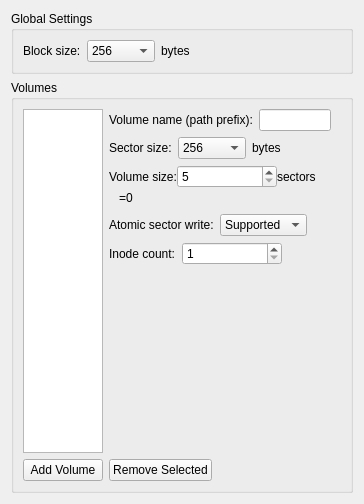
          <widget class="QWidget" name="scrollAreaWidgetContents_2">
           <property name="geometry">
            <rect>
             <x>0</x>
             <y>0</y>
             <width>364</width>
             <height>504</height>
            </rect>
           </property>
           <layout class="QVBoxLayout" name="verticalLayout_14">
            <item>
             <widget class="QGroupBox" name="gbBlockSize">
              <property name="title">
               <string>Global Settings</string>
              </property>
              <layout class="QVBoxLayout" name="verticalLayout_17">
               <item>
                <layout class="QHBoxLayout" name="hlayBlockSize">
                 <item>
                  <widget class="QLabel" name="label_15">
                   <property name="text">
                    <string>Block size:</string>
                   </property>
                  </widget>
                 </item>
                 <item>
                  <widget class="QComboBox" name="cmbBlockSize">
                   <item>
                    <property name="text">
                     <string>256</string>
                    </property>
                   </item>
                   <item>
                    <property name="text">
                     <string>512</string>
                    </property>
                   </item>
                   <item>
                    <property name="text">
                     <string>1,024</string>
                    </property>
                   </item>
                   <item>
                    <property name="text">
                     <string>2,048</string>
                    </property>
                   </item>
                   <item>
                    <property name="text">
                     <string>4,096</string>
                    </property>
                   </item>
                   <item>
                    <property name="text">
                     <string>8,192</string>
                    </property>
                   </item>
                   <item>
                    <property name="text">
                     <string>16,384</string>
                    </property>
                   </item>
                   <item>
                    <property name="text">
                     <string>32,768</string>
                    </property>
                   </item>
                   <item>
                    <property name="text">
                     <string>65,536</string>
                    </property>
                   </item>
                  </widget>
                 </item>
                 <item>
                  <widget class="QLabel" name="label_16">
                   <property name="text">
                    <string>bytes</string>
                   </property>
                  </widget>
                 </item>
                 <item>
                  <spacer name="horizontalSpacer_10">
                   <property name="orientation">
                    <enum>Qt::Horizontal</enum>
                   </property>
                   <property name="sizeHint" stdset="0">
                    <size>
                     <width>40</width>
                     <height>20</height>
                    </size>
                   </property>
                  </spacer>
                 </item>
                 <item>
                  <widget class="WarningBtn" name="wbtnBlockSize" native="true">
                   <property name="sizePolicy">
                    <sizepolicy hsizetype="Fixed" vsizetype="Ignored">
                     <horstretch>0</horstretch>
                     <verstretch>0</verstretch>
                    </sizepolicy>
                   </property>
                   <property name="minimumSize">
                    <size>
                     <width>0</width>
                     <height>0</height>
                    </size>
                   </property>
                   <property name="maximumSize">
                    <size>
                     <width>18</width>
                     <height>16777215</height>
                    </size>
                   </property>
                  </widget>
                 </item>
                </layout>
               </item>
              </layout>
             </widget>
            </item>
            <item>
             <widget class="QGroupBox" name="gbVolumes">
              <property name="title">
               <string>Volumes</string>
              </property>
              <layout class="QVBoxLayout" name="verticalLayout_18">
               <item>
                <layout class="QHBoxLayout" name="horizontalLayout_10">
                 <item>
                  <widget class="QListWidget" name="listVolumes">
                   <property name="sizePolicy">
                    <sizepolicy hsizetype="Fixed" vsizetype="Expanding">
                     <horstretch>0</horstretch>
                     <verstretch>0</verstretch>
                    </sizepolicy>
                   </property>
                   <property name="minimumSize">
                    <size>
                     <width>80</width>
                     <height>0</height>
                    </size>
                   </property>
                   <property name="maximumSize">
                    <size>
                     <width>140</width>
                     <height>16777215</height>
                    </size>
                   </property>
                  </widget>
                 </item>
                 <item>
                  <layout class="QVBoxLayout" name="verticalLayout_15">
                   <item>
                    <layout class="QHBoxLayout" name="hlayPathPrefix">
                     <item>
                      <widget class="QLabel" name="label_8">
                       <property name="text">
                        <string>Volume name (path prefix):</string>
                       </property>
                      </widget>
                     </item>
                     <item>
                      <widget class="QLineEdit" name="lePathPrefix"/>
                     </item>
                     <item>
                      <spacer name="horizontalSpacer_6">
                       <property name="orientation">
                        <enum>Qt::Horizontal</enum>
                       </property>
                       <property name="sizeHint" stdset="0">
                        <size>
                         <width>40</width>
                         <height>20</height>
                        </size>
                       </property>
                      </spacer>
                     </item>
                     <item>
                      <widget class="WarningBtn" name="wbtnPathPrefix" native="true">
                       <property name="sizePolicy">
                        <sizepolicy hsizetype="Fixed" vsizetype="Ignored">
                         <horstretch>0</horstretch>
                         <verstretch>0</verstretch>
                        </sizepolicy>
                       </property>
                       <property name="minimumSize">
                        <size>
                         <width>0</width>
                         <height>0</height>
                        </size>
                       </property>
                       <property name="maximumSize">
                        <size>
                         <width>18</width>
                         <height>16777215</height>
                        </size>
                       </property>
                      </widget>
                     </item>
                    </layout>
                   </item>
                   <item>
                    <layout class="QHBoxLayout" name="hlaySectorSize">
                     <item>
                      <widget class="QLabel" name="label_17">
                       <property name="text">
                        <string>Sector size:</string>
                       </property>
                      </widget>
                     </item>
                     <item>
                      <widget class="QComboBox" name="cmbSectorSize">
                       <item>
                        <property name="text">
                         <string>256</string>
                        </property>
                       </item>
                       <item>
                        <property name="text">
                         <string>512</string>
                        </property>
                       </item>
                       <item>
                        <property name="text">
                         <string>1,024</string>
                        </property>
                       </item>
                       <item>
                        <property name="text">
                         <string>2,048</string>
                        </property>
                       </item>
                       <item>
                        <property name="text">
                         <string>4,096</string>
                        </property>
                       </item>
                       <item>
                        <property name="text">
                         <string>8,192</string>
                        </property>
                       </item>
                       <item>
                        <property name="text">
                         <string>16,384</string>
                        </property>
                       </item>
                       <item>
                        <property name="text">
                         <string>32,768</string>
                        </property>
                       </item>
                       <item>
                        <property name="text">
                         <string>65,536</string>
                        </property>
                       </item>
                      </widget>
                     </item>
                     <item>
                      <widget class="QLabel" name="label_18">
                       <property name="text">
                        <string>bytes</string>
                       </property>
                      </widget>
                     </item>
                     <item>
                      <spacer name="horizontalSpacer_11">
                       <property name="orientation">
                        <enum>Qt::Horizontal</enum>
                       </property>
                       <property name="sizeHint" stdset="0">
                        <size>
                         <width>40</width>
                         <height>20</height>
                        </size>
                       </property>
                      </spacer>
                     </item>
                     <item>
                      <widget class="WarningBtn" name="wbtnSectorSize" native="true">
                       <property name="sizePolicy">
                        <sizepolicy hsizetype="Fixed" vsizetype="Ignored">
                         <horstretch>0</horstretch>
                         <verstretch>0</verstretch>
                        </sizepolicy>
                       </property>
                       <property name="minimumSize">
                        <size>
                         <width>0</width>
                         <height>0</height>
                        </size>
                       </property>
                       <property name="maximumSize">
                        <size>
                         <width>18</width>
                         <height>16777215</height>
                        </size>
                       </property>
                      </widget>
                     </item>
                    </layout>
                   </item>
                   <item>
                    <layout class="QVBoxLayout" name="vlayVolSize">
                     <property name="spacing">
                      <number>0</number>
                     </property>
                     <item>
                      <layout class="QHBoxLayout" name="horizontalLayout_12">
                       <item>
                        <widget class="QLabel" name="label_9">
                         <property name="text">
                          <string>Volume size:</string>
                         </property>
                        </widget>
                       </item>
                       <item>
                        <widget class="QSpinBox" name="sbVolSize">
                         <property name="sizePolicy">
                          <sizepolicy hsizetype="Fixed" vsizetype="Fixed">
                           <horstretch>1</horstretch>
                           <verstretch>0</verstretch>
                          </sizepolicy>
                         </property>
                         <property name="minimumSize">
                          <size>
                           <width>100</width>
                           <height>0</height>
                          </size>
                         </property>
                         <property name="minimum">
                          <number>5</number>
                         </property>
                         <property name="maximum">
                          <number>2147483647</number>
                         </property>
                        </widget>
                       </item>
                       <item>
                        <widget class="QLabel" name="label_10">
                         <property name="text">
                          <string>sectors</string>
                         </property>
                        </widget>
                       </item>
                       <item>
                        <spacer name="horizontalSpacer_5">
                         <property name="orientation">
                          <enum>Qt::Horizontal</enum>
                         </property>
                         <property name="sizeHint" stdset="0">
                          <size>
                           <width>40</width>
                           <height>20</height>
                          </size>
                         </property>
                        </spacer>
                       </item>
                       <item>
                        <widget class="WarningBtn" name="wbtnVolSize" native="true">
                         <property name="sizePolicy">
                          <sizepolicy hsizetype="Fixed" vsizetype="Ignored">
                           <horstretch>0</horstretch>
                           <verstretch>0</verstretch>
                          </sizepolicy>
                         </property>
                         <property name="minimumSize">
                          <size>
                           <width>0</width>
                           <height>0</height>
                          </size>
                         </property>
                         <property name="maximumSize">
                          <size>
                           <width>18</width>
                           <height>16777215</height>
                          </size>
                         </property>
                        </widget>
                       </item>
                      </layout>
                     </item>
                     <item>
                      <layout class="QHBoxLayout" name="horizontalLayout_13">
                       <item>
                        <spacer name="horizontalSpacer_8">
                         <property name="orientation">
                          <enum>Qt::Horizontal</enum>
                         </property>
                         <property name="sizeType">
                          <enum>QSizePolicy::Fixed</enum>
                         </property>
                         <property name="sizeHint" stdset="0">
                          <size>
                           <width>10</width>
                           <height>20</height>
                          </size>
                         </property>
                        </spacer>
                       </item>
                       <item>
                        <widget class="QLabel" name="label_11">
                         <property name="text">
                          <string>=</string>
                         </property>
                        </widget>
                       </item>
                       <item>
                        <widget class="QLabel" name="labelVolSizeBytes">
                         <property name="text">
                          <string>0</string>
                         </property>
                        </widget>
                       </item>
                       <item>
                        <spacer name="horizontalSpacer_7">
                         <property name="orientation">
                          <enum>Qt::Horizontal</enum>
                         </property>
                         <property name="sizeHint" stdset="0">
                          <size>
                           <width>40</width>
                           <height>20</height>
                          </size>
                         </property>
                        </spacer>
                       </item>
                      </layout>
                     </item>
                    </layout>
                   </item>
                   <item>
                    <layout class="QHBoxLayout" name="hlayAtomicWrite">
                     <item>
                      <widget class="QLabel" name="label_20">
                       <property name="text">
                        <string>Atomic sector write:</string>
                       </property>
                      </widget>
                     </item>
                     <item>
                      <widget class="QComboBox" name="cmbAtomicWrite">
                       <property name="minimumSize">
                        <size>
                         <width>70</width>
                         <height>0</height>
                        </size>
                       </property>
                       <item>
                        <property name="text">
                         <string>Supported</string>
                        </property>
                       </item>
                       <item>
                        <property name="text">
                         <string>Unsupported</string>
                        </property>
                       </item>
                      </widget>
                     </item>
                     <item>
                      <spacer name="horizontalSpacer_18">
                       <property name="orientation">
                        <enum>Qt::Horizontal</enum>
                       </property>
                       <property name="sizeHint" stdset="0">
                        <size>
                         <width>40</width>
                         <height>20</height>
                        </size>
                       </property>
                      </spacer>
                     </item>
                     <item>
                      <widget class="WarningBtn" name="wbtnAtomicWrite" native="true">
                       <property name="sizePolicy">
                        <sizepolicy hsizetype="Fixed" vsizetype="Ignored">
                         <horstretch>0</horstretch>
                         <verstretch>0</verstretch>
                        </sizepolicy>
                       </property>
                       <property name="minimumSize">
                        <size>
                         <width>0</width>
                         <height>0</height>
                        </size>
                       </property>
                       <property name="maximumSize">
                        <size>
                         <width>18</width>
                         <height>16777215</height>
                        </size>
                       </property>
                      </widget>
                     </item>
                    </layout>
                   </item>
                   <item>
                    <layout class="QHBoxLayout" name="hlayInodeCount">
                     <item>
                      <widget class="QLabel" name="label_14">
                       <property name="text">
                        <string>Inode count:</string>
                       </property>
                      </widget>
                     </item>
                     <item>
                      <widget class="QSpinBox" name="sbInodeCount">
                       <property name="sizePolicy">
                        <sizepolicy hsizetype="Fixed" vsizetype="Fixed">
                         <horstretch>1</horstretch>
                         <verstretch>0</verstretch>
                        </sizepolicy>
                       </property>
                       <property name="minimumSize">
                        <size>
                         <width>100</width>
                         <height>0</height>
                        </size>
                       </property>
                       <property name="minimum">
                        <number>1</number>
                       </property>
                       <property name="maximum">
                        <number>2147483647</number>
                       </property>
                      </widget>
                     </item>
                     <item>
                      <spacer name="horizontalSpacer_9">
                       <property name="orientation">
                        <enum>Qt::Horizontal</enum>
                       </property>
                       <property name="sizeHint" stdset="0">
                        <size>
                         <width>40</width>
                         <height>20</height>
                        </size>
                       </property>
                      </spacer>
                     </item>
                     <item>
                      <widget class="WarningBtn" name="wbtnInodeCount" native="true">
                       <property name="sizePolicy">
                        <sizepolicy hsizetype="Fixed" vsizetype="Ignored">
                         <horstretch>0</horstretch>
                         <verstretch>0</verstretch>
                        </sizepolicy>
                       </property>
                       <property name="minimumSize">
                        <size>
                         <width>0</width>
                         <height>0</height>
                        </size>
                       </property>
                       <property name="maximumSize">
                        <size>
                         <width>18</width>
                         <height>16777215</height>
                        </size>
                       </property>
                      </widget>
                     </item>
                    </layout>
                   </item>
                   <item>
                    <spacer name="verticalSpacer_2">
                     <property name="orientation">
                      <enum>Qt::Vertical</enum>
                     </property>
                     <property name="sizeHint" stdset="0">
                      <size>
                       <width>20</width>
                       <height>40</height>
                      </size>
                     </property>
                    </spacer>
                   </item>
                  </layout>
                 </item>
                </layout>
               </item>
               <item>
                <layout class="QHBoxLayout" name="hlayVolumeCtrls">
                 <item>
                  <widget class="QPushButton" name="btnAddVol">
                   <property name="text">
                    <string>Add Volume</string>
                   </property>
                  </widget>
                 </item>
                 <item>
                  <widget class="QPushButton" name="btnRemoveCurrVol">
                   <property name="text">
                    <string>Remove Selected</string>
                   </property>
                  </widget>
                 </item>
                 <item>
                  <spacer name="horizontalSpacer_12">
                   <property name="orientation">
                    <enum>Qt::Horizontal</enum>
                   </property>
                   <property name="sizeHint" stdset="0">
                    <size>
                     <width>40</width>
                     <height>20</height>
                    </size>
                   </property>
                  </spacer>
                 </item>
                 <item>
                  <widget class="WarningBtn" name="wbtnVolumeCtrls" native="true">
                   <property name="sizePolicy">
                    <sizepolicy hsizetype="Fixed" vsizetype="Ignored">
                     <horstretch>0</horstretch>
                     <verstretch>0</verstretch>
                    </sizepolicy>
                   </property>
                   <property name="minimumSize">
                    <size>
                     <width>0</width>
                     <height>0</height>
                    </size>
                   </property>
                   <property name="maximumSize">
                    <size>
                     <width>18</width>
                     <height>16777215</height>
                    </size>
                   </property>
                  </widget>
                 </item>
                </layout>
               </item>
              </layout>
             </widget>
            </item>
           </layout>
          </widget>
